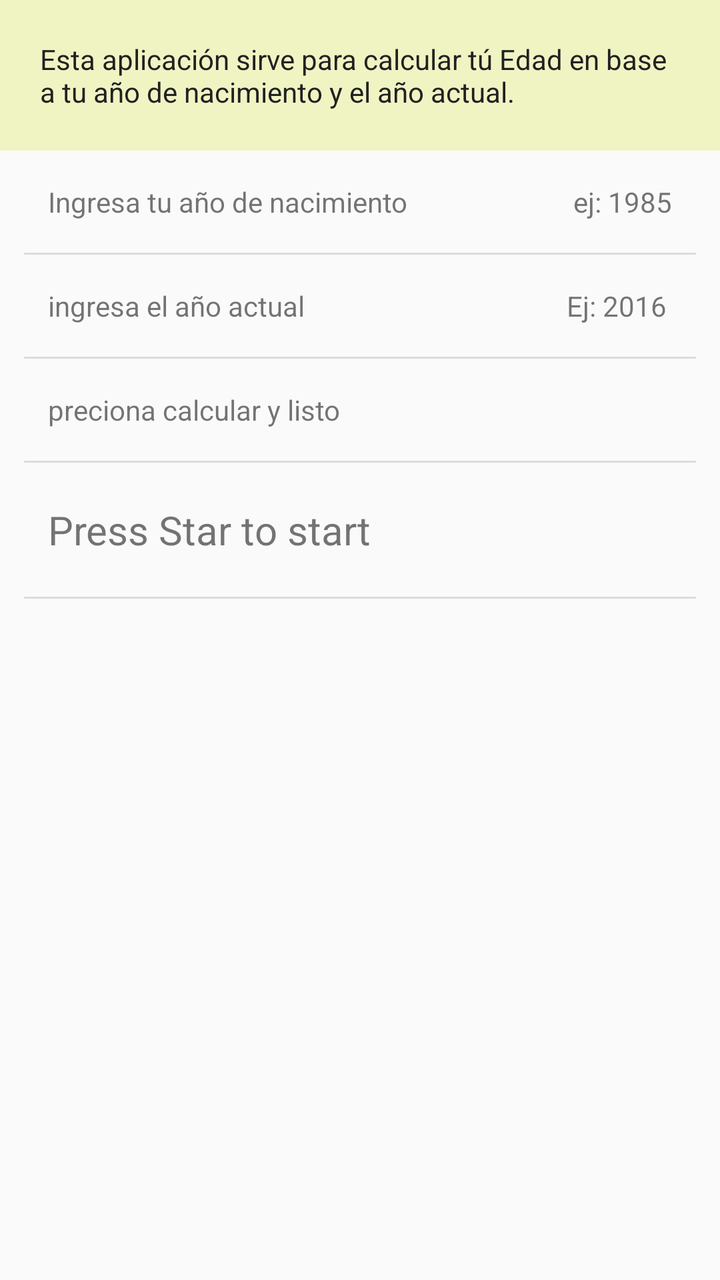
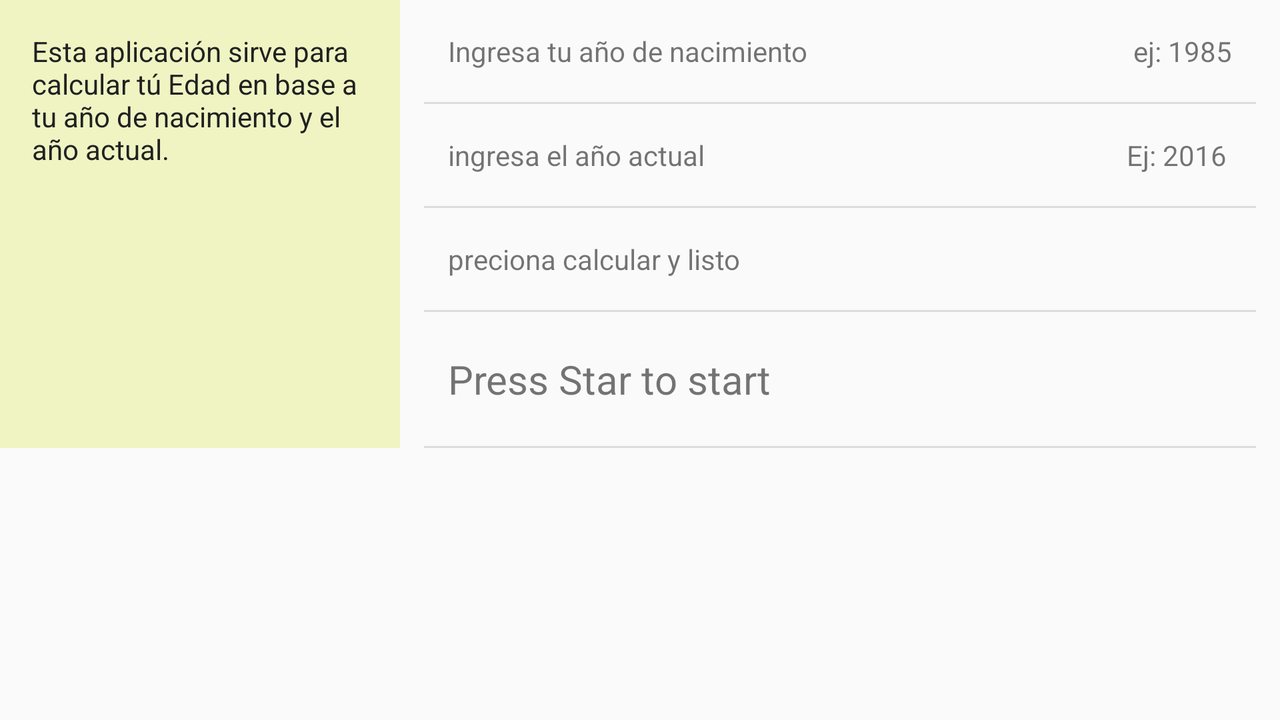

An Android layout and its configuration variant, each rendered on a device that would load it. The default file and the variant file are quoted in full after the pictures.
<!-- AndroidManifest.xml: application theme AppTheme -->
<!-- res/layout/content_main.xml -->
<?xml version="1.0" encoding="utf-8"?>
<android.support.v4.widget.NestedScrollView xmlns:android="http://schemas.android.com/apk/res/android"
    xmlns:app="http://schemas.android.com/apk/res-auto"
    xmlns:tools="http://schemas.android.com/tools"
    android:layout_width="match_parent"
    android:layout_height="match_parent"
    app:layout_behavior="@string/appbar_scrolling_view_behavior"
    tools:context="cl.adachersoft.timestandstill.views.MainActivity"
    tools:showIn="@layout/activity_main">


    <LinearLayout
        android:layout_width="match_parent"
        android:layout_height="wrap_content"
        android:orientation="vertical">

        <TextView

            android:layout_width="match_parent"
            android:layout_height="match_parent"
            android:background="@color/colorPrimaryDark"
            android:padding="20dp"
            android:text="@string/description"
            android:textColor="@color/colorAccent" />

        <TableLayout
            android:layout_width="match_parent"
            android:layout_height="0dp"
            android:layout_weight="1"
            android:divider="?android:dividerHorizontal"
            android:paddingEnd="12dp"
            android:paddingStart="12dp"
            android:showDividers="middle|end"
            android:stretchColumns="1">

            <include layout="@layout/table_content" />

        </TableLayout>
    </LinearLayout>


</android.support.v4.widget.NestedScrollView>
<!-- res/layout/table_content.xml (included above) -->
<?xml version="1.0" encoding="utf-8"?>
<merge xmlns:android="http://schemas.android.com/apk/res/android"
    xmlns:tools="http://schemas.android.com/tools"
    tools:showIn="@layout/content_main">

    <TableRow>

        <TextView
            style="@style/CustomTable.row"
            android:text="Ingresa tu año de nacimiento" />

        <TextView
            style="@style/CustomTable.row"
            android:text=" ej: 1985" />
    </TableRow>

    <TableRow>

        <TextView
            style="@style/CustomTable.row"
            android:text="ingresa el año actual" />

        <TextView
            style="@style/CustomTable.row"
            android:text="Ej: 2016" />
    </TableRow>


    <TableRow>

        <TextView
            style="@style/CustomTable.row"
            android:text="preciona calcular y listo" />

    </TableRow>

    <TableRow>

        <TextView
            style="@style/CustomTable.Header"
            android:text="Press Star to start" />

    </TableRow>
</merge>
<!-- resources referenced by this layout -->
<resources>
  <color name="colorAccent">#212121</color>
  <color name="colorPrimaryDark">#F0F4C3</color>
  <string name="description">
          Esta aplicación sirve para calcular tú Edad en base a tu año de nacimiento y el año actual.
      </string>
  <style name="CustomTable.Header">
          <item name="android:paddingTop">20dp</item>
          <item name="android:paddingBottom">20dp</item>
          <item name="android:textSize">20sp</item>
      </style>
  <style name="CustomTable.row">
          <item name="android:paddingTop">16dp</item>
          <item name="android:paddingBottom">16dp</item>
      </style>
  <style name="AppTheme" parent="Theme.AppCompat.Light.DarkActionBar">
          
          <item name="colorPrimary">@color/colorPrimary</item>
          <item name="colorPrimaryDark">@color/colorPrimaryDark</item>
          <item name="colorAccent">@color/colorAccent</item>
      </style>
  <color name="colorPrimary">#FBC02D</color>
</resources>
<!-- res/layout-land/content_main.xml (the repository's variant of the layout above) -->
<!-- drawn on the phone turned sideways -->
<?xml version="1.0" encoding="utf-8"?>
<android.support.v4.widget.NestedScrollView xmlns:android="http://schemas.android.com/apk/res/android"
    xmlns:app="http://schemas.android.com/apk/res-auto"
    xmlns:tools="http://schemas.android.com/tools"
    android:layout_width="match_parent"
    android:layout_height="match_parent"
    app:layout_behavior="@string/appbar_scrolling_view_behavior"
    tools:context="cl.adachersoft.timestandstill.views.MainActivity"
    tools:showIn="@layout/activity_main">

    <LinearLayout
        android:layout_width="match_parent"
        android:layout_height="wrap_content"
        android:orientation="horizontal">

        <TextView
            android:layout_width="200dp"
            android:layout_height="match_parent"
            android:background="@color/colorPrimaryDark"
            android:padding="16dp"
            android:text="@string/description"
            android:textColor="@color/colorAccent" />

        <TableLayout
            android:layout_width="0dp"
            android:layout_height="wrap_content"
            android:layout_weight="1"
            android:divider="?android:dividerHorizontal"
            android:paddingEnd="12dp"
            android:paddingStart="12dp"
            android:showDividers="middle|end"
            android:stretchColumns="1">

            <include layout="@layout/table_content" />

        </TableLayout>
    </LinearLayout>


</android.support.v4.widget.NestedScrollView>
